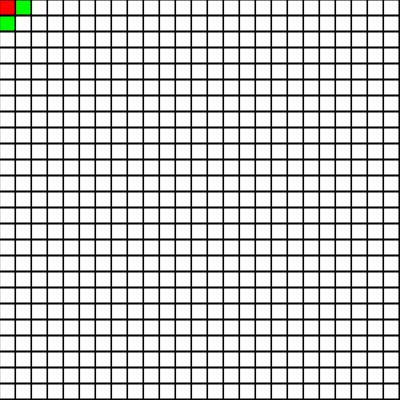
Frame 1 (no input)
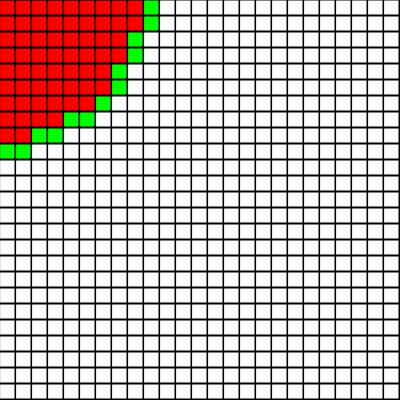
Frame 60 (no input)
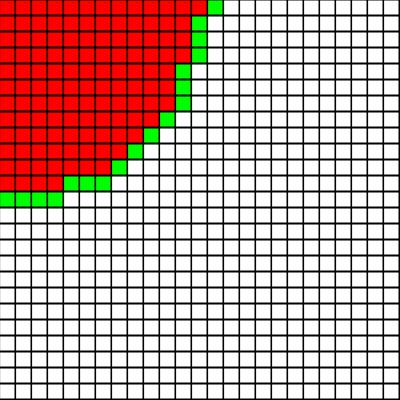
Frame 120 (the mouse pressed at the canvas centre since frame 60)

The p5.js sketch that drew these frames (run headless with seeded random() and noise() and a simulated clock; from frame 60 on, the mouse is pressed at the canvas centre):

// p5.js sketch
// ── sketch.js
var cols = 25;
var rows = 25;

var grid = new Array(rows);

var start;
var end;

var w, h;

var openSet = [];
var closedSet = [];
var path = [];

function Spot(i, j) {
    this.i = i;
    this.j = j;
    this.f = 0;
    this.g = 0;
    this.h = 0;
    this.previous = undefined;
    this.neighbours = [];

    this.show = function (col) {
        fill(col);
        stroke(0);
        rect(this.i * w, this.j * h, w - 1, h - 1);
    }

    this.addNeighbours = function (grid) {
        var i = this.i;
        var j = this.j;
        if (i < rows - 1) {
            this.neighbours.push(grid[i + 1][j]);
        }
        if (i > 0) {
            this.neighbours.push(grid[i - 1][j]);
        }
        if (j < cols - 1) {
            this.neighbours.push(grid[i][j + 1]);
        }
        if (j > 0) {
            this.neighbours.push(grid[i][j - 1]);
        }
    }
}

function setup() {
    createCanvas(400, 400);
    console.log('A*');

    w = width / cols;
    h = height / rows;

    for (let i = 0; i < rows; ++i) {
        grid[i] = new Array(cols);
    }

    for (let i = 0; i < rows; ++i)
        for (let j = 0; j < cols; ++j)
            grid[i][j] = new Spot(i, j);

    for (let i = 0; i < rows; ++i)
        for (let j = 0; j < cols; ++j)
            grid[i][j].addNeighbours(grid);

    // Top left to bottom right.
    start = grid[0][0];
    end = grid[rows - 1][cols - 1];

    openSet.push(start);

    console.log(grid);
}

function removeFromArray(arr, elt) {
    for (var i = arr.length - 1; i >= 0; --i)
        if (arr[i] == elt)
            arr.splice(i, 1);
}

function heuristic(a, b) {
    return dist(a.i, a.j, b.i, b.j);
}

function draw() {
    if (openSet.length > 0) {
        let lowestSet = 0;
        for (var i = 0; i < openSet.length; ++i) {
            if (openSet[i].f < openSet[lowestSet].f) {
                lowestSet = i;
            }
        }

        var current = openSet[lowestSet];

        if (current === end) {
            // Now find the path.
            path = [];

            var temp = current;
            while (temp.previous) {
                path.push(temp.previous);
                temp = temp.previous;
            }

            noLoop();
            console.log("Done !");
        }

        removeFromArray(openSet, current);
        closedSet.push(current);

        var neighbours = current.neighbours;
        for (let i = 0; i < neighbours.length; ++i) {
            var neighbour = neighbours[i];
            if (!closedSet.includes(neighbour)) {
                var tempG = current.g + 1;
                if (openSet.includes(neighbour)) {
                    if (tempG < neighbour.g) {
                        neighbour.g = tempG;
                    }
                } else {
                    neighbour.g = tempG;
                    openSet.push(neighbour);
                }

                neighbour.h = heuristic(neighbour, end)

                neighbour.f = neighbour.g + neighbour.h;

                neighbour.previous = current;

            }

        }

    } else {
        // No Solution.
    }

    background(0);

    for (let i = 0; i < rows; ++i)
        for (let j = 0; j < cols; ++j)
            grid[i][j].show(255);

    for (var i = 0; i < closedSet.length; ++i)
        closedSet[i].show(color(255, 0, 0));

    for (var i = 0; i < openSet.length; ++i)
        openSet[i].show(color(0, 255, 0));

    for (var i = 0; i < path.length; ++i)
        path[i].show(color(0, 0, 225));

}
